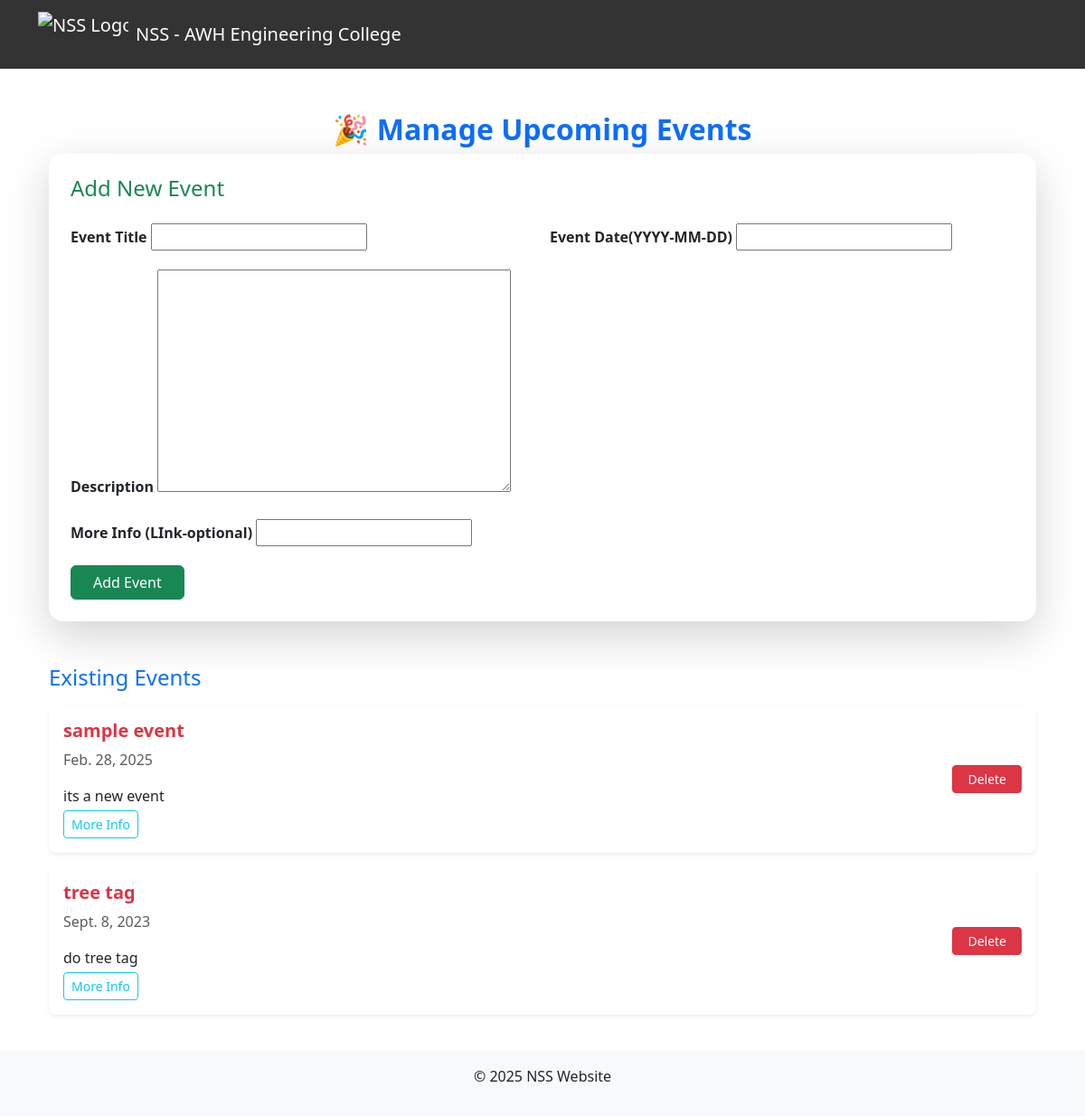
Page /manage-events/ on the earlier database version.
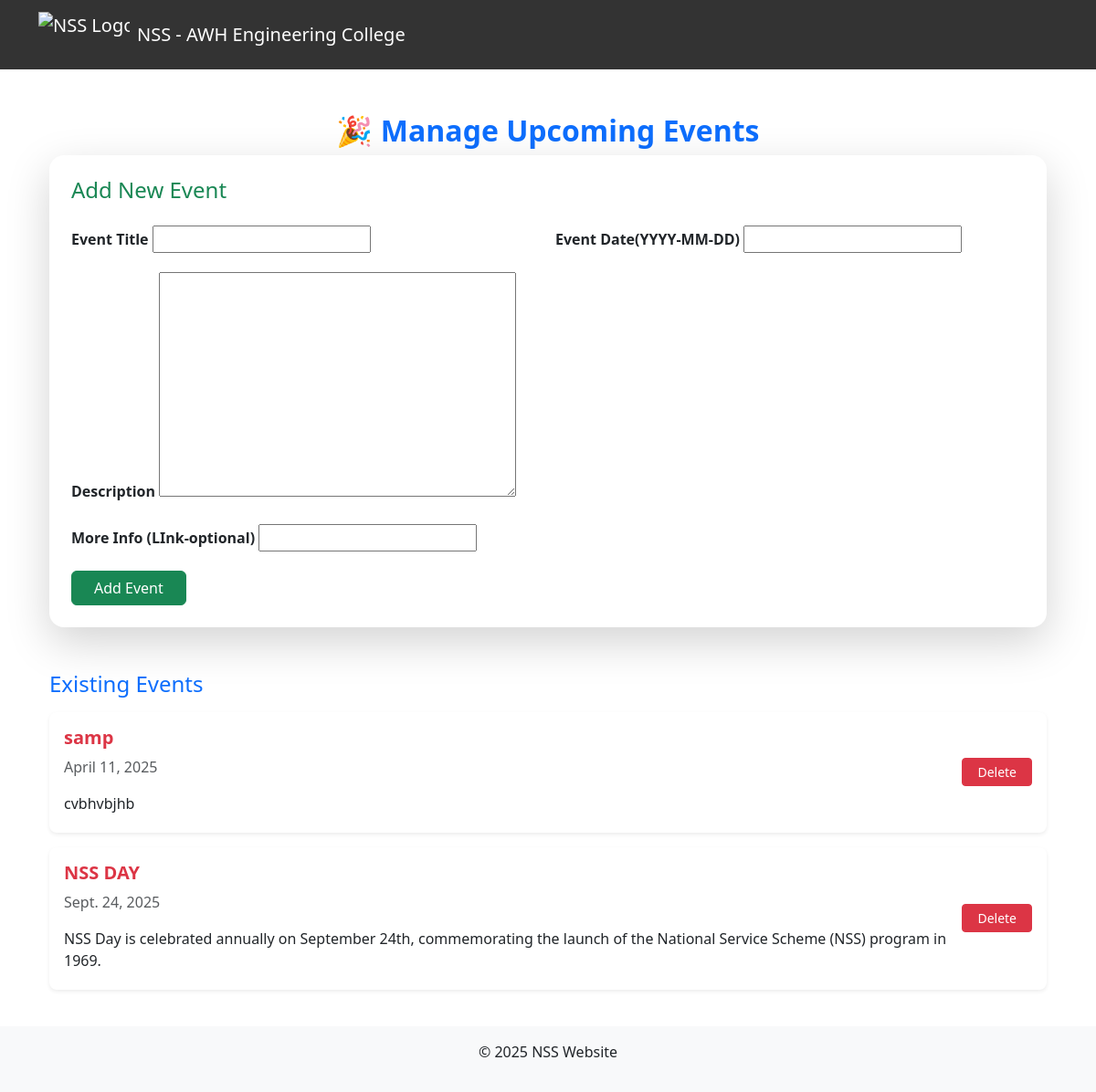
Same page on the later database version.
### nss/models.py (models this page shows, shortened)
class UpcomingEvent(models.Model):
    title = models.CharField(max_length=255)
    date = models.DateField()
    description = models.TextField()
    link = models.URLField(blank=True, null=True)  # Optional registration link

### nss/views.py (the view)
# urls.py: path('manage-events/', manage_events, name='manage_events'),
def manage_events(request):
    events = UpcomingEvent.objects.all()
    if request.method == "POST":
        form = UpcomingEventForm(request.POST)
        print(request.POST)  # Debugging: Check form data
        if form.is_valid():
            form.save()
            print("Event saved successfully!")  # Debugging: Success message
            return redirect('manage_events')
        else:
            print("Form errors:", form.errors)  # Debugging: Show form errors
    else:
        form = UpcomingEventForm()
    return render(request, 'events/manage_events.html', {'events': events, 'form': form})

### nss/forms.py
class UpcomingEventForm(forms.ModelForm):
    class Meta:
        model = UpcomingEvent
        fields = ['title', 'date', 'description', 'link']

### nss/templates/events/manage_events.html (shortened to what this page needs)
{% extends 'base.html' %}
{% block content %}
<div class="container mt-5">
    <h2 class="text-center text-primary fw-bold">🎉 Manage Upcoming Events</h2>
    <div class="card shadow-lg border-0 rounded-4 p-4 mb-5 bg-white">
        <h4 class="text-success"> Add New Event</h4>
        <form method="POST" class="mt-3">
            <div class="row g-3">
                <div class="col-md-6">
                    <label class="form-label fw-semibold">Event Title</label>
                    {{ form.title }}
                </div>
                <div class="col-md-6">
                    <label class="form-label fw-semibold">Event Date(YYYY-MM-DD)</label>
                    {{ form.date }}
                </div>
                <div class="col-12">
                    <label class="form-label fw-semibold">Description</label>
                    {{ form.description }}
                </div>
                <div class="col-12">
                    <label class="form-label fw-semibold">More Info (LInk-optional)</label>
                    {{ form.link }}
                </div>
            </div>
            <button type="submit" class="btn btn-success mt-3 px-4">
                 Add Event
            </button>
        </form>
    </div>
    <h4 class="text-primary mt-4"> Existing Events</h4>
    {% if events %}
        <div class="list-group mt-3">
            {% for event in events %}
            <div class="list-group-item d-flex justify-content-between align-items-center border-0 shadow-sm p-3 rounded-3 mb-3">
                <div>
                    <h5 class="fw-bold text-danger">{{ event.title }}</h5>
                    <p class="text-muted"> {{ event.date }}</p>
                    <p class="mb-1">{{ event.description }}</p>
                    {% if event.link %}
                        <a href="{{ event.link }}" target="_blank" class="btn btn-outline-info btn-sm">
                             More Info
                        </a>
                    {% endif %}
                </div>
                <a href="{% url 'delete_event' event.id %}" class="btn btn-danger btn-sm px-3">
                     Delete
                </a>
            </div>
            {% endfor %}
        </div>
    {% else %}
        <p class="text-center text-muted mt-4">🚀 No upcoming events yet. Start adding now!</p>
    {% endif %}
</div>
{% endblock %}

Differences in the rows shown:
removed UpcomingEvent: title "sample event", date "Feb. 28, 2025", description "its a new event"
removed UpcomingEvent: title "tree tag", date "Sept. 8, 2023", description "do tree tag"
added UpcomingEvent: title "samp", date "April 11, 2025", description "cvbhvbjhb"
added UpcomingEvent: title "NSS DAY", date "Sept. 24, 2025", description "NSS Day is celebrated annually on September 24th, commemorating the launch of the National Service Scheme (NSS) program in 1969."
